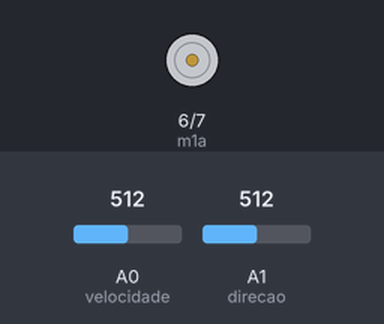
Bench run of a sketch on a simulated Arduino Uno, built with avr-gcc and run on an emulated ATmega328P. On the bench: motor-driver pin pairs drawn as motors (green arrow = first pin HIGH = forward, orange = second pin HIGH = backward, longer = more drive, scaled by the enable pin). The inputs (shaded band) are chosen by the test bench; at power-on: A1 (direcao) = 512, A0 (velocidade) = 512. What the sketch prints to the serial monitor is not drawn.

Above: at 1.2 s.
1.3 s: A1 (direcao) set to 468
2.8 s: A1 (direcao) set to 442
At 3.06 s:
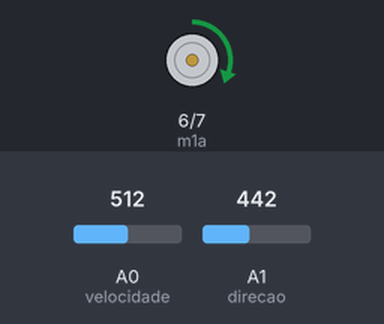
5.8 s: A0 (velocidade) set to 560
8.8 s: A0 (velocidade) set to 900
At 9.3 s:
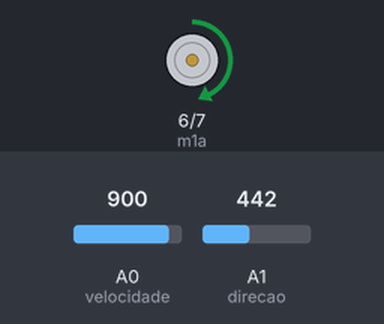
11.8 s: A1 (direcao) set to 460
13.3 s: A0 (velocidade) set to 716
Timing chart, 0 to 15.8 s (numbered marks = the images above; inputs shaded):
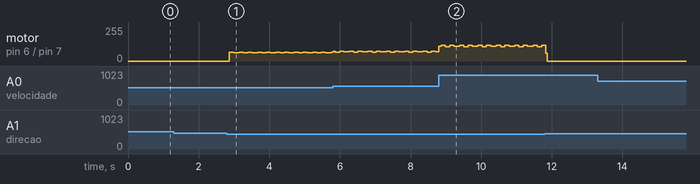

The sketch:

arduino010_proj.ino
```cpp
 #define velocidade A0
 #define direcao    A1
 #define m1a        6
 #define m1b        7
 #define pwm        3

int pwmRead, dirRead;

void setup()
{
  pinMode(velocidade, INPUT);
  pinMode(direcao, INPUT);
  pinMode(m1a, OUTPUT);
  pinMode(m1b, OUTPUT);
  pinMode(pwm, OUTPUT);

 Serial.begin(9600);
}

void loop()
{
  pwmRead = analogRead(velocidade)/4;
  dirRead = analogRead(direcao);


  if(dirRead < 450)
  {
    analogWrite(pwm,pwmRead);
  Serial.println(dirRead);
    digitalWrite(m1a, HIGH);
    digitalWrite(m1b, LOW);
  }
  if(dirRead > 550)
  {
    analogWrite(pwm,pwmRead);
  Serial.println(dirRead);
    digitalWrite(m1a, LOW);
    digitalWrite(m1b, HIGH);
  }

  else
  {
    analogWrite(pwm,pwmRead);
  Serial.println(dirRead);
    digitalWrite(m1a, LOW);
    digitalWrite(m1b, LOW);
  }

  //delay(100);


}
```

Measured:
- the behaviour switches between 450 and 449 on A1 (direcao) (found by bisection; images 0 and 1)
- after the input at 2.8 s, motor on pin 6 (m1a) / pin 7 (m1b): stopped → forward 66/255 after 0.07 s, then repeats every 0.52 s: forward 62/255 0.16 s, forward 66/255 0.12 s, forward 61/255 0.12 s, forward 66/255 0.12 s
